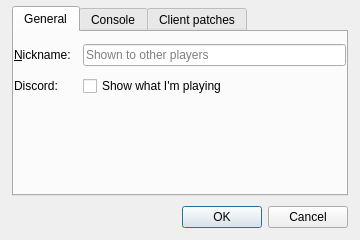
<?xml version="1.0" encoding="UTF-8"?>
<ui version="4.0">
 <class>SettingsDialog</class>
 <widget class="QDialog" name="SettingsDialog">
  <property name="geometry">
   <rect>
    <x>0</x>
    <y>0</y>
    <width>360</width>
    <height>240</height>
   </rect>
  </property>
  <property name="minimumSize">
   <size>
    <width>360</width>
    <height>0</height>
   </size>
  </property>
  <property name="windowTitle">
   <string>Settings</string>
  </property>
  <layout class="QVBoxLayout" name="verticalLayout">
   <property name="leftMargin">
    <number>12</number>
   </property>
   <property name="topMargin">
    <number>6</number>
   </property>
   <property name="rightMargin">
    <number>12</number>
   </property>
   <property name="bottomMargin">
    <number>12</number>
   </property>
   <property name="spacing">
    <number>10</number>
   </property>
   <item>
    <widget class="QTabWidget" name="settingsTabs">
     <property name="currentIndex">
      <number>0</number>
     </property>
     <widget class="QWidget" name="generalPage">
      <attribute name="title">
       <string>General</string>
      </attribute>
      <layout class="QFormLayout" name="generalLayout">
       <property name="leftMargin">
        <number>0</number>
       </property>
       <property name="topMargin">
        <number>12</number>
       </property>
       <property name="rightMargin">
        <number>0</number>
       </property>
       <property name="horizontalSpacing">
        <number>12</number>
       </property>
       <property name="verticalSpacing">
        <number>10</number>
       </property>
       <item row="0" column="0">
        <widget class="QLabel" name="nicknameLabel">
         <property name="text">
          <string>&amp;Nickname:</string>
         </property>
         <property name="buddy">
          <cstring>nicknameEdit</cstring>
         </property>
        </widget>
       </item>
       <item row="0" column="1">
        <widget class="QLineEdit" name="nicknameEdit">
         <property name="maxLength">
          <number>20</number>
         </property>
         <property name="placeholderText">
          <string>Shown to other players</string>
         </property>
        </widget>
       </item>
       <item row="1" column="0">
        <widget class="QLabel" name="discordLabel">
         <property name="text">
          <string>Discord:</string>
         </property>
        </widget>
       </item>
       <item row="1" column="1">
        <widget class="QCheckBox" name="discordPresenceCheck">
         <property name="text">
          <string>Show what I'm playing</string>
         </property>
        </widget>
       </item>
      </layout>
     </widget>
     <widget class="QWidget" name="consolePage">
      <attribute name="title">
       <string>Console</string>
      </attribute>
      <layout class="QFormLayout" name="consoleLayout">
       <property name="leftMargin">
        <number>0</number>
       </property>
       <property name="topMargin">
        <number>12</number>
       </property>
       <property name="rightMargin">
        <number>0</number>
       </property>
       <property name="horizontalSpacing">
        <number>12</number>
       </property>
       <property name="verticalSpacing">
        <number>10</number>
       </property>
       <item row="0" column="0">
        <widget class="QLabel" name="consoleLabel">
         <property name="text">
          <string>Show the console:</string>
         </property>
        </widget>
       </item>
       <item row="0" column="1">
        <widget class="QCheckBox" name="consoleOnLaunchCheck">
         <property name="text">
          <string>When a game starts</string>
         </property>
        </widget>
       </item>
       <item row="1" column="1">
        <widget class="QCheckBox" name="consoleOnCrashCheck">
         <property name="text">
          <string>When a game crashes</string>
         </property>
        </widget>
       </item>
      </layout>
     </widget>
     <widget class="QWidget" name="clientPatchesPage">
      <attribute name="title">
       <string>Client patches</string>
      </attribute>
      <layout class="QVBoxLayout" name="clientPatchesLayout">
       <property name="leftMargin">
        <number>0</number>
       </property>
       <property name="topMargin">
        <number>12</number>
       </property>
       <property name="rightMargin">
        <number>0</number>
       </property>
       <property name="spacing">
        <number>10</number>
       </property>
      </layout>
     </widget>
    </widget>
   </item>
   <item>
    <widget class="QDialogButtonBox" name="buttonBox">
     <property name="standardButtons">
      <set>QDialogButtonBox::StandardButton::Cancel|QDialogButtonBox::StandardButton::Ok</set>
     </property>
    </widget>
   </item>
  </layout>
 </widget>
 <resources/>
 <connections>
  <connection>
   <sender>buttonBox</sender>
   <signal>accepted()</signal>
   <receiver>SettingsDialog</receiver>
   <slot>accept()</slot>
  </connection>
  <connection>
   <sender>buttonBox</sender>
   <signal>rejected()</signal>
   <receiver>SettingsDialog</receiver>
   <slot>reject()</slot>
  </connection>
 </connections>
</ui>
